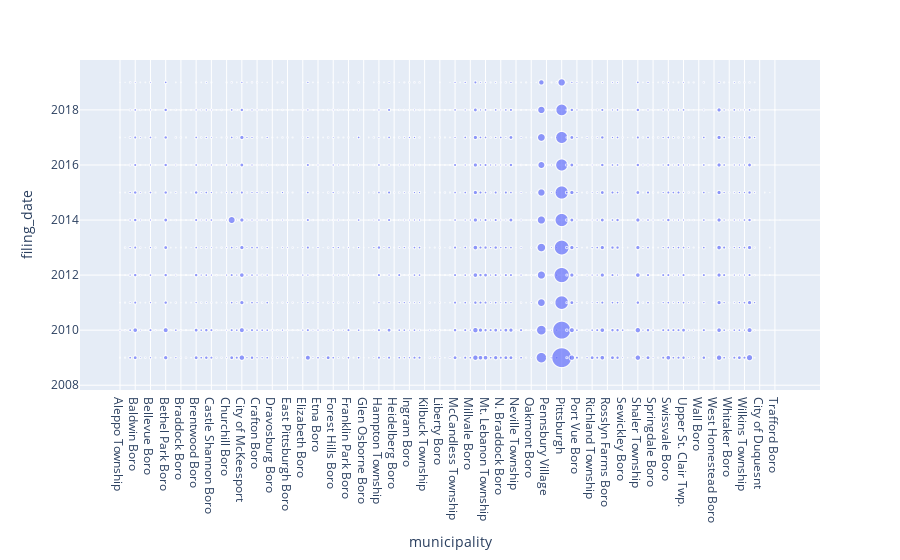

Notebook code for this chart:
### Markdown cell above
### Plot the relationship between filing date and municipality

### Code cell
# Create scatter plot
plot2 = px.scatter(df_grp, x='municipality', y='filing_date', size='amount') 
plot2

### Figure 1 — Plotly figure (JSON) as saved in the notebook; plotly's stock layout.template omitted (floating-point values rounded to 4 significant figures; data arrays with more than 128 entries replaced by an {"elided": "..."} marker saying what was removed)
{"data": [{"hovertemplate": "municipality=%{x}<br>filing_date=%{y}<br>amount=%{marker.size}<extra></extra>", "legendgroup": "", "marker": {"color": "#636efa", "size": {"elided": "1308 int values"}, "sizemode": "area", "sizeref": 3.155, "symbol": "circle"}, "mode": "markers", "name": "", "showlegend": false, "type": "scattergl", "x": {"elided": "1308 str values"}, "xaxis": "x", "y": {"elided": "1308 int values"}, "yaxis": "y"}], "layout": {"autosize": true, "legend": {"itemsizing": "constant", "tracegroupgap": 0}, "margin": {"t": 60}, "xaxis": {"anchor": "y", "autorange": true, "domain": [0, 1], "range": [-7.477, 137.5], "title": {"text": "municipality"}, "type": "category"}, "yaxis": {"anchor": "x", "autorange": true, "domain": [0, 1], "range": [2007.0, 2020.0], "title": {"text": "filing_date"}, "type": "linear"}}}
